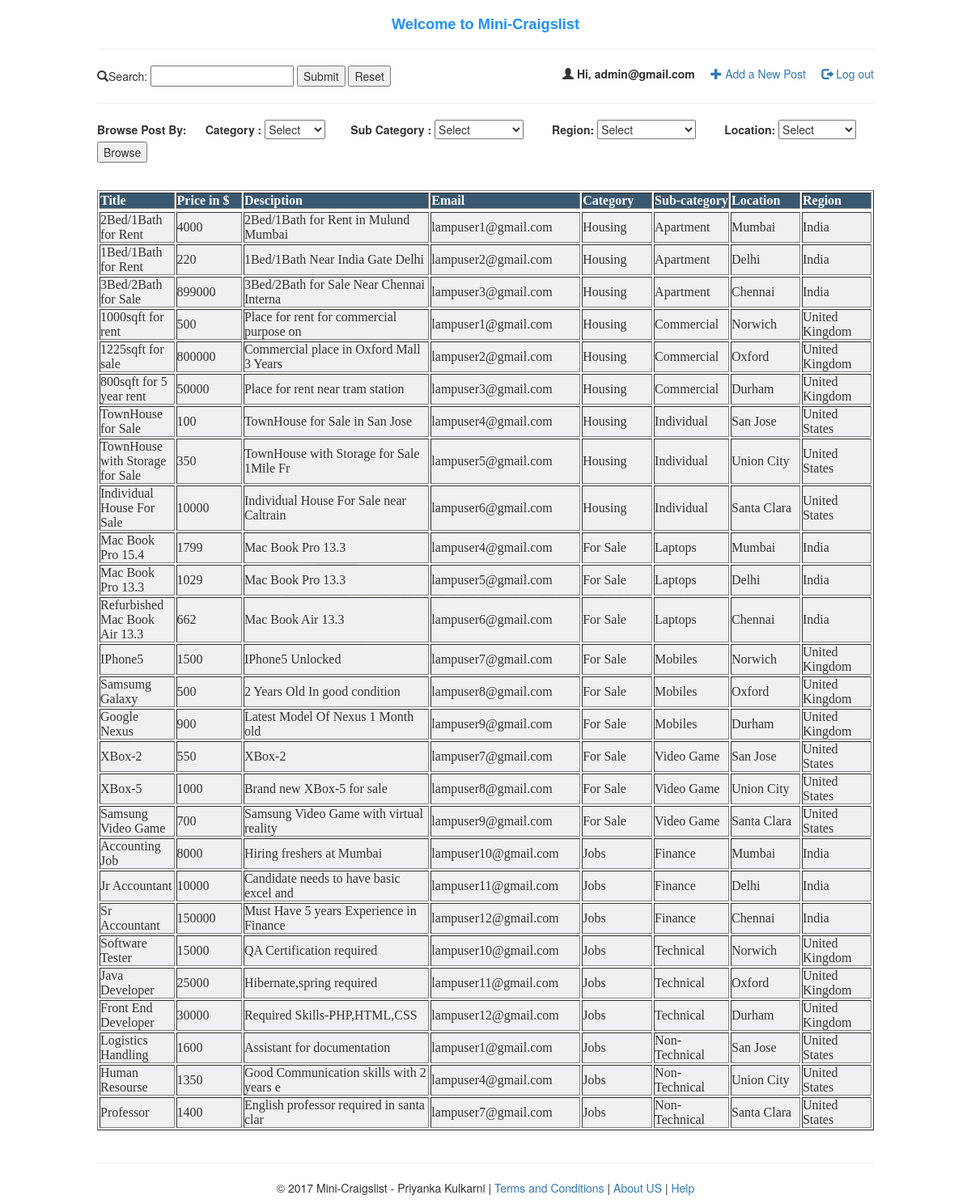
/index.php (signed in), run on the app's committed database.
### tables this page shows
CREATE TABLE IF NOT EXISTS `posts` (
  `POST_ID` int(11) NOT NULL AUTO_INCREMENT,
  `TITLE` varchar(40) DEFAULT NULL,
  `PRICE` float DEFAULT NULL,
  `DESCRIPTION` varchar(40) DEFAULT NULL,
  `EMAIL` varchar(50) DEFAULT NULL,
  `AGREEMENT` varchar(40) DEFAULT NULL,
  `TIMESTAMP` varchar(100) DEFAULT NULL,
  `IMAGE_1` varchar(100) DEFAULT NULL,
  `IMAGE_2` varchar(100) DEFAULT NULL,
  `IMAGE_3` varchar(100) DEFAULT NULL,
  `IMAGE_4` varchar(100) DEFAULT NULL,
  `SUBCATEGORY_ID` int(11) DEFAULT NULL,
  `LOCATION_ID` int(11) DEFAULT NULL,
  PRIMARY KEY (`POST_ID`),
  KEY `SUBCATEGORY_ID` (`SUBCATEGORY_ID`),
  KEY `LOCATION_ID` (`LOCATION_ID`)
);

### index.php (the view, shortened to what this page needs)
<html>
	<head>
	  <link rel="stylesheet" href="http://maxcdn.bootstrapcdn.com/bootstrap/3.3.6/css/bootstrap.min.css">
	</head>
	<?php if (isset($_COOKIE['uid']) && $_COOKIE['uid']) { ?>
	<body>
		  <h3 align='center'>Welcome to Mini-Craigslist</h3>
		  <hr>
      <div align='left'>
        <form action="search.php" >
          <span class="glyphicon glyphicon-search"></span>Search:
          <input type="text" name="keyword" id="keyword">
          <input type="submit" value="Submit">
          <input type="button" value="Reset" onclick="reset();">
          <span id="search_spacing">
            <span id="uid">
              <span class="glyphicon glyphicon-user"></span>
              <label>Hi, <?php echo $_COOKIE['uid']; ?></label>
            </span>
		        <span id="addpost">
		          <a href="addnewpost.php">
		            <span class="glyphicon glyphicon-plus"></span>
		            Add a New Post
		          </a>
		        </span>
		        <span id="logout">
		          <a href ="logout.php">
		            <span class="glyphicon glyphicon-log-out"></span>
		            Log out
		          </a>
		        </span>
		      </span>
        </form>
      </div>
		  <hr>
		  <form action="<?php $_SERVER['PHP_SELF']?>" enctype="multipart/form-data" method="post">
		    <span><label> Browse Post By: </label></span>
		    <span id="category-div">
			    <label>Category :</label>
			    <select name='category' id='category' >
			      <option value="0">Select</option>
			      <?php
              echo "</select>";
            ?>
		    </span>
		    <span id="sub-category-div">
		      <label>Sub Category :</label>
			    <select name='sub-category' id='sub-category' >
			      <option value="0">Select</option>
		        <?php
              echo "</select>";
            ?>
		    </span>
		    <span id="region-div">
			    <label>Region:</label>
			    <select name='region' id="region-id">
			      <option value="0">Select</option>
			      <?php
              echo "</select>";
            ?>
		    </span>
		    <span id="location-div">
			    <label>Location:</label>
			    <select name='loc' id="location">
			      <option value="0">Select</option>
            <?php
              echo "</select>";
            ?>
          <input id="btn" type="submit" value="Browse"></input>
		    </span>
		  </form>
		  <br>
	    <table border='1' width='100%'>
			  <tbody class="tab-body">
			  <tr class="tab-header">
				  <th>Title</th>
				  <th>Price in $</th>
					<th class='desc'>Desciption</th>
				  <th class='email'>Email</th>
				  <th class='category'>Category</th>
				  <th class='subcategory'>Sub-category</th>
				  <th class='loc'>Location</th>
				  <th class='region'>Region</th>
			  <tr>
			  <?php
          $location = $_POST['loc'];
				  $category = $_POST['category'];
   			  $region = $_POST['region'];
				  $subcategory=$_POST['sub-category'];
          switch ($category)
          {
            default:
            $category = 0;
            break;
          }
          switch ($subcategory) {
   				  default:
   				  $subcategory = 0;
   				  break;
					}
					switch ($region) {
   				  default:
   				  $region = 0;
   				  break;
   				}
			        if(!$region && !$category && !$subcategory &&!$location)
						  {
							  $query = mysql_query("SELECT TITLE, PRICE, DESCRIPTION,EMAIL,SUBCATEGORY_ID,LOCATION_ID FROM posts") or die(mysql_error());
							  while ($row = mysql_fetch_array($query)) {
								  switch($row["LOCATION_ID"])
								  {
								    case 1:
								    $locationName="Mumbai";
								    $regionName="India";
								    break;
								    case 2:
								    $locationName="Delhi";
								    $regionName="India";
								    break;
								    case 3:
								    $locationName="Chennai";
								    $regionName="India";
								    break;
								    case 4:
								    $locationName="Norwich";
								    $regionName="United Kingdom";
								    break;
								    case 5:
								    $locationName="Oxford";
								    $regionName="United Kingdom";
								    break;
								    case 6:
								    $locationName="Durham";
								    $regionName="United Kingdom";
								    break;
								    case 7:
								    $locationName="San Jose";
								    $regionName="United States";
								    break;
								    case 8:
								    $locationName="Union City";
								    $regionName="United States";
								    break;
								    case 9:
								    $locationName="Santa Clara";
								    $regionName="United States";
								    break;
								  }
							    switch ($row["SUBCATEGORY_ID"])
							    {
       							case 1:
							      $subcategoryName = "Apartment";
							      $categoryName = "Housing";
							      break;
       							case 2:
       								$subcategoryName = "Commercial";
								      $categoryName = "Housing";
       								break;
       							case 3:
       								$subcategoryName = "Individual";
								      $categoryName = "Housing";
       								break;
							      case 4:
       								$subcategoryName = "Laptops";
								      $categoryName = "For Sale";
       								break;
							      case 5:
       								$subcategoryName = "Mobiles";
								      $categoryName = "For Sale";
       								break;
							      case 6:
       								$subcategoryName = "Video Game";
								      $categoryName = "For Sale";
       								break;
       							case 7:
       								$subcategoryName = "Finance";
								      $categoryName = "Jobs";
       								break;
       							case 8:
       								$subcategoryName = "Technical";
								      $categoryName = "Jobs";
       								break;
							      case 9:
       								$subcategoryName = "Non-Technical";
								      $categoryName = "Jobs";
       								break;
   						    }
						  echo "<tr><td>".$row["TITLE"]."</td><td>".$row["PRICE"]."</td><td>".$row["DESCRIPTION"]."</td><td>".$row["EMAIL"]."</td><td>".$categoryName."</td><td>".$subcategoryName."</td><td>".$locationName."</td><td>".$regionName."</td></tr>";
							}
						}
			  ?>
	    </tbody>
    </table>
    <?php
    include 'footer.php';
    ?>
	</body>
	<?php } else {
	  echo "<script type='text/javascript'>",
		"window.location.href='login.php' ;",
	  "</script>";
	  }
	?>
</html>

### index.php (style rules this page uses)
body { text-align: left; width: 80%; margin: 0 auto; background: linear-gradient(to bottom, rgba(255,255,255,0.9) 0%,rgba(255,255,255,0.9) 100%), url("images/logo.png") repeat 0 0; background-repeat: no-repeat; background-position: 50%; }
td { width:100px; vertical-align: center; background: #f0f0f2; font-family : Times New Roman; font-size:1em; }
th { background: #395870; font-family : Times New Roman; color: #fff; }
a { text-decoration: none; }
.desc { width:300px; }
.email { width:200px; }
#search_spacing { float:right; }
h3 { font-family : Arial, sans-serif; font-size: 1.3em; font-weight:bold; color:#1E90FF; }
label { font-weight:bold; }
table { border-collapse: separate; border-spacing: 2px; }

### data on the page
posts: TITLE "2Bed/1Bath for Rent", PRICE "4000", DESCRIPTION "2Bed/1Bath for Rent in Mulund Mumbai", EMAIL "lampuser1@gmail.com", SUBCATEGORY_ID "Housing", SUBCATEGORY_ID "Apartment", LOCATION_ID "Mumbai", LOCATION_ID "India"
posts: TITLE "1Bed/1Bath for Rent", PRICE "220", DESCRIPTION "1Bed/1Bath Near India Gate Delhi", EMAIL "lampuser2@gmail.com", SUBCATEGORY_ID "Housing", SUBCATEGORY_ID "Apartment", LOCATION_ID "Delhi", LOCATION_ID "India"
posts: TITLE "3Bed/2Bath for Sale", PRICE "899000", DESCRIPTION "3Bed/2Bath for Sale Near Chennai Interna", EMAIL "lampuser3@gmail.com", SUBCATEGORY_ID "Housing", SUBCATEGORY_ID "Apartment", LOCATION_ID "Chennai", LOCATION_ID "India"
posts: TITLE "1000sqft for rent", PRICE "500", DESCRIPTION "Place for rent for commercial purpose on", EMAIL "lampuser1@gmail.com", SUBCATEGORY_ID "Housing", SUBCATEGORY_ID "Commercial", LOCATION_ID "Norwich", LOCATION_ID "United Kingdom"
posts: TITLE "1225sqft for sale", PRICE "800000", DESCRIPTION "Commercial place in Oxford Mall 3 Years", EMAIL "lampuser2@gmail.com", SUBCATEGORY_ID "Housing", SUBCATEGORY_ID "Commercial", LOCATION_ID "Oxford", LOCATION_ID "United Kingdom"
posts: TITLE "800sqft for 5 year rent", PRICE "50000", DESCRIPTION "Place for rent near tram station", EMAIL "lampuser3@gmail.com", SUBCATEGORY_ID "Housing", SUBCATEGORY_ID "Commercial", LOCATION_ID "Durham", LOCATION_ID "United Kingdom"
posts: TITLE "TownHouse for Sale", PRICE "100", DESCRIPTION "TownHouse for Sale in San Jose", EMAIL "lampuser4@gmail.com", SUBCATEGORY_ID "Housing", SUBCATEGORY_ID "Individual", LOCATION_ID "San Jose", LOCATION_ID "United States"
posts: TITLE "TownHouse with Storage for Sale", PRICE "350", DESCRIPTION "TownHouse with Storage for Sale 1Mile Fr", EMAIL "lampuser5@gmail.com", SUBCATEGORY_ID "Housing", SUBCATEGORY_ID "Individual", LOCATION_ID "Union City", LOCATION_ID "United States"
posts: TITLE "Individual House For Sale", PRICE "10000", DESCRIPTION "Individual House For Sale near Caltrain", EMAIL "lampuser6@gmail.com", SUBCATEGORY_ID "Housing", SUBCATEGORY_ID "Individual", LOCATION_ID "Santa Clara", LOCATION_ID "United States"
posts: TITLE "Mac Book Pro 15.4", PRICE "1799", DESCRIPTION "Mac Book Pro 13.3", EMAIL "lampuser4@gmail.com", SUBCATEGORY_ID "For Sale", SUBCATEGORY_ID "Laptops", LOCATION_ID "Mumbai", LOCATION_ID "India"
posts: TITLE "Mac Book Pro 13.3", PRICE "1029", DESCRIPTION "Mac Book Pro 13.3", EMAIL "lampuser5@gmail.com", SUBCATEGORY_ID "For Sale", SUBCATEGORY_ID "Laptops", LOCATION_ID "Delhi", LOCATION_ID "India"
posts: TITLE "Refurbished Mac Book Air 13.3", PRICE "662", DESCRIPTION "Mac Book Air 13.3", EMAIL "lampuser6@gmail.com", SUBCATEGORY_ID "For Sale", SUBCATEGORY_ID "Laptops", LOCATION_ID "Chennai", LOCATION_ID "India"
posts: TITLE "IPhone5", PRICE "1500", DESCRIPTION "IPhone5 Unlocked", EMAIL "lampuser7@gmail.com", SUBCATEGORY_ID "For Sale", SUBCATEGORY_ID "Mobiles", LOCATION_ID "Norwich", LOCATION_ID "United Kingdom"
posts: TITLE "Samsumg Galaxy", PRICE "500", DESCRIPTION "2 Years Old In good condition", EMAIL "lampuser8@gmail.com", SUBCATEGORY_ID "For Sale", SUBCATEGORY_ID "Mobiles", LOCATION_ID "Oxford", LOCATION_ID "United Kingdom"
posts: TITLE "Google Nexus", PRICE "900", DESCRIPTION "Latest Model Of Nexus 1 Month old", EMAIL "lampuser9@gmail.com", SUBCATEGORY_ID "For Sale", SUBCATEGORY_ID "Mobiles", LOCATION_ID "Durham", LOCATION_ID "United Kingdom"
posts: TITLE "XBox-2", PRICE "550", DESCRIPTION "XBox-2", EMAIL "lampuser7@gmail.com", SUBCATEGORY_ID "For Sale", SUBCATEGORY_ID "Video Game", LOCATION_ID "San Jose", LOCATION_ID "United States"
posts: TITLE "XBox-5", PRICE "1000", DESCRIPTION "Brand new XBox-5 for sale", EMAIL "lampuser8@gmail.com", SUBCATEGORY_ID "For Sale", SUBCATEGORY_ID "Video Game", LOCATION_ID "Union City", LOCATION_ID "United States"
posts: TITLE "Samsung Video Game", PRICE "700", DESCRIPTION "Samsung Video Game with virtual reality", EMAIL "lampuser9@gmail.com", SUBCATEGORY_ID "For Sale", SUBCATEGORY_ID "Video Game", LOCATION_ID "Santa Clara", LOCATION_ID "United States"
posts: TITLE "Accounting Job", PRICE "8000", DESCRIPTION "Hiring freshers at Mumbai", EMAIL "lampuser10@gmail.com", SUBCATEGORY_ID "Jobs", SUBCATEGORY_ID "Finance", LOCATION_ID "Mumbai", LOCATION_ID "India"
posts: TITLE "Jr Accountant", PRICE "10000", DESCRIPTION "Candidate needs to have basic excel and", EMAIL "lampuser11@gmail.com", SUBCATEGORY_ID "Jobs", SUBCATEGORY_ID "Finance", LOCATION_ID "Delhi", LOCATION_ID "India"
posts: TITLE "Sr Accountant", PRICE "150000", DESCRIPTION "Must Have 5 years Experience in Finance", EMAIL "lampuser12@gmail.com", SUBCATEGORY_ID "Jobs", SUBCATEGORY_ID "Finance", LOCATION_ID "Chennai", LOCATION_ID "India"
posts: TITLE "Software Tester", PRICE "15000", DESCRIPTION "QA Certification required", EMAIL "lampuser10@gmail.com", SUBCATEGORY_ID "Jobs", SUBCATEGORY_ID "Technical", LOCATION_ID "Norwich", LOCATION_ID "United Kingdom"
posts: TITLE "Java Developer", PRICE "25000", DESCRIPTION "Hibernate,spring required", EMAIL "lampuser11@gmail.com", SUBCATEGORY_ID "Jobs", SUBCATEGORY_ID "Technical", LOCATION_ID "Oxford", LOCATION_ID "United Kingdom"
posts: TITLE "Front End Developer", PRICE "30000", DESCRIPTION "Required Skills-PHP,HTML,CSS", EMAIL "lampuser12@gmail.com", SUBCATEGORY_ID "Jobs", SUBCATEGORY_ID "Technical", LOCATION_ID "Durham", LOCATION_ID "United Kingdom"
posts: TITLE "Logistics Handling", PRICE "1600", DESCRIPTION "Assistant for documentation", EMAIL "lampuser1@gmail.com", SUBCATEGORY_ID "Jobs", SUBCATEGORY_ID "Non-Technical", LOCATION_ID "San Jose", LOCATION_ID "United States"
posts: TITLE "Human Resourse", PRICE "1350", DESCRIPTION "Good Communication skills with 2 years e", EMAIL "lampuser4@gmail.com", SUBCATEGORY_ID "Jobs", SUBCATEGORY_ID "Non-Technical", LOCATION_ID "Union City", LOCATION_ID "United States"
posts: TITLE "Professor", PRICE "1400", DESCRIPTION "English professor required in santa clar", EMAIL "lampuser7@gmail.com", SUBCATEGORY_ID "Jobs", SUBCATEGORY_ID "Non-Technical", LOCATION_ID "Santa Clara", LOCATION_ID "United States"

### other printed values
$_COOKIE['uid'] "admin@gmail.com"
